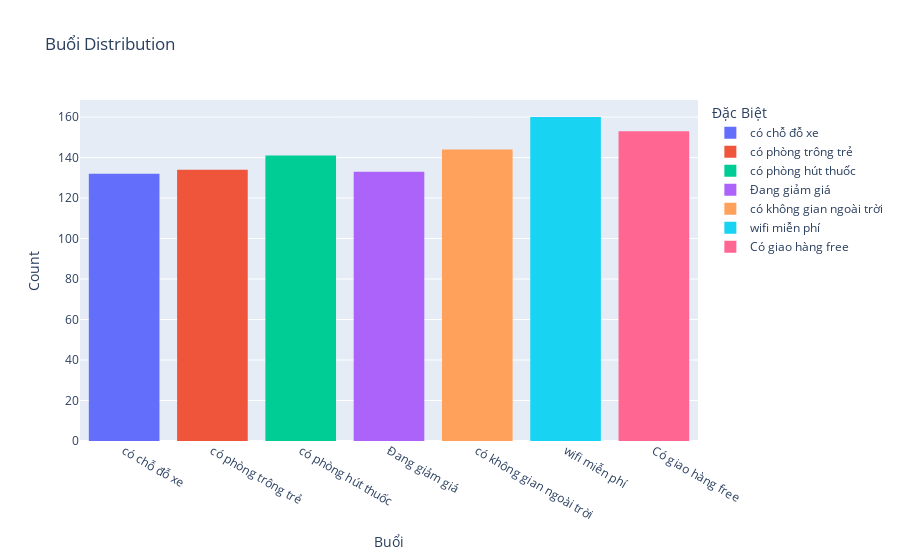

Notebook code for this chart:
### Code cell
fig = px.histogram(data, x='Đặc Biệt', color='Đặc Biệt', title='Buổi Distribution')
fig.update_layout(xaxis_title='Buổi', yaxis_title='Count')
fig.show()

### Figure 1 — Plotly figure (JSON) as saved in the notebook; plotly's stock layout.template omitted (floating-point values rounded to 4 significant figures; data arrays with more than 128 entries replaced by an {"elided": "..."} marker saying what was removed)
{"data": [{"alignmentgroup": "True", "bingroup": "x", "hovertemplate": "Đặc Biệt=%{x}<br>count=%{y}<extra></extra>", "legendgroup": "có chỗ đỗ xe", "marker": {"color": "#636efa", "pattern": {"shape": ""}}, "name": "có chỗ đỗ xe", "offsetgroup": "có chỗ đỗ xe", "orientation": "v", "showlegend": true, "type": "histogram", "x": {"elided": "132 str values"}, "xaxis": "x", "yaxis": "y"}, {"alignmentgroup": "True", "bingroup": "x", "hovertemplate": "Đặc Biệt=%{x}<br>count=%{y}<extra></extra>", "legendgroup": "có phòng trông trẻ", "marker": {"color": "#EF553B", "pattern": {"shape": ""}}, "name": "có phòng trông trẻ", "offsetgroup": "có phòng trông trẻ", "orientation": "v", "showlegend": true, "type": "histogram", "x": {"elided": "134 str values"}, "xaxis": "x", "yaxis": "y"}, {"alignmentgroup": "True", "bingroup": "x", "hovertemplate": "Đặc Biệt=%{x}<br>count=%{y}<extra></extra>", "legendgroup": "có phòng hút thuốc", "marker": {"color": "#00cc96", "pattern": {"shape": ""}}, "name": "có phòng hút thuốc", "offsetgroup": "có phòng hút thuốc", "orientation": "v", "showlegend": true, "type": "histogram", "x": {"elided": "141 str values"}, "xaxis": "x", "yaxis": "y"}, {"alignmentgroup": "True", "bingroup": "x", "hovertemplate": "Đặc Biệt=%{x}<br>count=%{y}<extra></extra>", "legendgroup": "Đang giảm giá", "marker": {"color": "#ab63fa", "pattern": {"shape": ""}}, "name": "Đang giảm giá", "offsetgroup": "Đang giảm giá", "orientation": "v", "showlegend": true, "type": "histogram", "x": {"elided": "133 str values"}, "xaxis": "x", "yaxis": "y"}, {"alignmentgroup": "True", "bingroup": "x", "hovertemplate": "Đặc Biệt=%{x}<br>count=%{y}<extra></extra>", "legendgroup": "có không gian ngoài trời", "marker": {"color": "#FFA15A", "pattern": {"shape": ""}}, "name": "có không gian ngoài trời", "offsetgroup": "có không gian ngoài trời", "orientation": "v", "showlegend": true, "type": "histogram", "x": {"elided": "144 str values"}, "xaxis": "x", "yaxis": "y"}, {"alignmentgroup": "True", "bingroup": "x", "hovertemplate": "Đặc Biệt=%{x}<br>count=%{y}<extra></extra>", "legendgroup": "wifi miễn phí", "marker": {"color": "#19d3f3", "pattern": {"shape": ""}}, "name": "wifi miễn phí", "offsetgroup": "wifi miễn phí", "orientation": "v", "showlegend": true, "type": "histogram", "x": {"elided": "160 str values"}, "xaxis": "x", "yaxis": "y"}, {"alignmentgroup": "True", "bingroup": "x", "hovertemplate": "Đặc Biệt=%{x}<br>count=%{y}<extra></extra>", "legendgroup": "Có giao hàng free", "marker": {"color": "#FF6692", "pattern": {"shape": ""}}, "name": "Có giao hàng free", "offsetgroup": "Có giao hàng free", "orientation": "v", "showlegend": true, "type": "histogram", "x": {"elided": "153 str values"}, "xaxis": "x", "yaxis": "y"}], "layout": {"barmode": "relative", "legend": {"title": {"text": "Đặc Biệt"}, "tracegroupgap": 0}, "title": {"text": "Buổi Distribution"}, "xaxis": {"anchor": "y", "categoryarray": ["có chỗ đỗ xe", "có phòng trông trẻ", "có phòng hút thuốc", "Đang giảm giá", "có không gian ngoài trời", "wifi miễn phí", "Có giao hàng free"], "categoryorder": "array", "domain": [0, 1], "title": {"text": "Buổi"}}, "yaxis": {"anchor": "x", "domain": [0, 1], "title": {"text": "Count"}}}}
